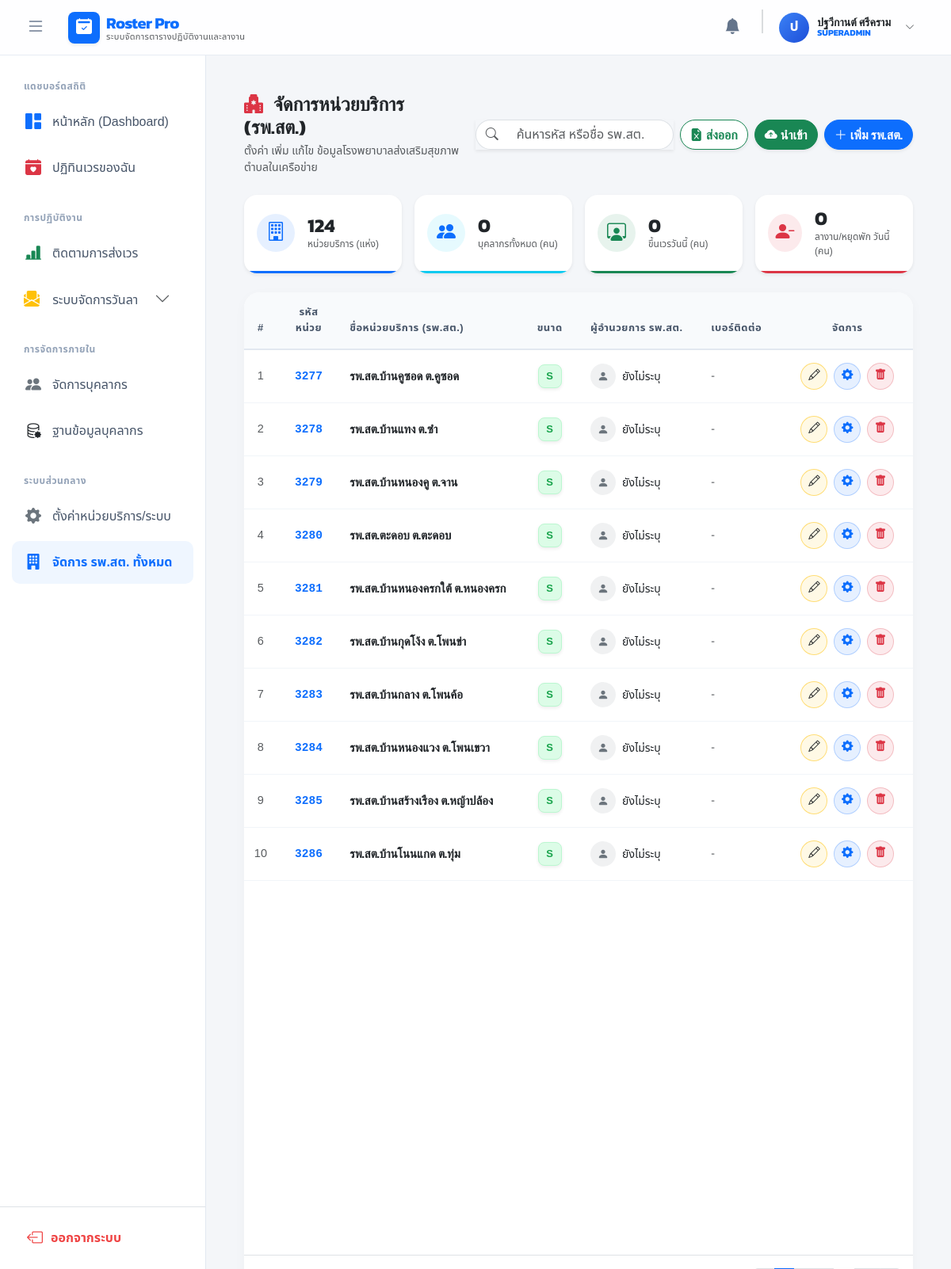
Page /index.php?c=hospitals (signed in) on the committed database.
### tables this page shows
CREATE TABLE `hospitals` (
  `id` int(11) NOT NULL,
  `hospital_code` varchar(10) NOT NULL,
  `name` varchar(255) NOT NULL,
  `is_active` tinyint(1) DEFAULT 1,
  `address` varchar(255) DEFAULT NULL,
  `sub_district` varchar(100) DEFAULT NULL,
  `district` varchar(100) DEFAULT NULL,
  `province` varchar(100) DEFAULT NULL,
  `zipcode` varchar(10) DEFAULT NULL,
  `latitude` varchar(50) DEFAULT NULL,
  `longitude` varchar(50) DEFAULT NULL,
  `hospital_size` enum('S','M','L','XL') DEFAULT 'S',
  `phone` varchar(50) DEFAULT NULL,
  `morning_shift` varchar(50) DEFAULT '08:30 - 16:30',
  `afternoon_shift` varchar(50) DEFAULT '16:30 - 00:30',
  `night_shift` varchar(50) DEFAULT '00:30 - 08:30',
  `created_at` datetime DEFAULT current_timestamp(),
  `email` varchar(100) DEFAULT NULL,
  `logo` varchar(255) DEFAULT NULL,
  `director_name` varchar(255) DEFAULT NULL,
  `shift_m_start` time DEFAULT '08:00:00',
  `shift_m_end` time DEFAULT '16:00:00',
  `shift_a_start` time DEFAULT '16:00:00',
  `shift_a_end` time DEFAULT '00:00:00',
  `shift_n_start` time DEFAULT '00:00:00',
  `shift_n_end` time DEFAULT '08:00:00',
  `deleted_at` datetime DEFAULT NULL COMMENT 'เวลาที่ถูกลบ (Soft Delete)'
);

### views/hospitals/index.php (the view, shortened to what the rows shown need)
<?php
$user_role = strtoupper($_SESSION['user']['role'] ?? '');
$isAdmin = in_array($user_role, ['ADMIN', 'SUPERADMIN']);
$isDirector = ($user_role === 'DIRECTOR');
$my_hospital_id = $_SESSION['user']['hospital_id'] ?? null;
$all_hospitals = $hospitals ?? [];
$filtered_hospitals = [];
foreach ($all_hospitals as $h) {
    $name = $h['name'] ?? '';
    if (mb_strpos($name, 'ส่วนกลาง') === false && $h['id'] != 0) {
        $filtered_hospitals[] = $h;
    }
}
$hospitals = $filtered_hospitals;
?>
<div class="container-fluid px-3 px-md-4 py-4 min-vh-100 d-flex flex-column">
    <div class="card card-modern flex-grow-1 overflow-hidden d-flex flex-column mb-4">
        <div class="card-body p-0 d-flex flex-column flex-grow-1">
            <div class="table-responsive flex-grow-1">
                <table class="table table-modern mb-0" id="hospitalsTable">
                    <thead class="sticky-top" style="z-index: 10;">
                        <tr>
                            <th class="text-center" style="width: 5%;">#</th>
                            <th class="text-center" style="width: 10%;">รหัสหน่วย</th>
                            <th style="width: 30%;">ชื่อหน่วยบริการ (รพ.สต.)</th>
                            <th class="text-center" style="width: 10%;">ขนาด</th>
                            <th style="width: 20%;">ผู้อำนวยการ รพ.สต.</th>
                            <th style="width: 15%;">เบอร์ติดต่อ</th>
                            <th class="text-center pe-4" style="width: 10%;">จัดการ</th>
                        </tr>
                    </thead>
                    <tbody id="hospitalTableBody">
                        <?php if (empty($hospitals)): ?>
                            <tr>
                                <td colspan="7" class="text-center py-5">
                                    <div class="bg-light rounded-circle d-inline-flex justify-content-center align-items-center mb-3" style="width: 80px; height: 80px;">
                                        <i class="bi bi-building-x fs-1 text-secondary opacity-50"></i>
                                    </div>
                                    <h6 class="fw-bold text-dark mb-1">ไม่พบข้อมูล รพ.สต.</h6>
                                    <p class="text-muted small mb-0">ยังไม่มีข้อมูลในระบบ หรือชื่อไม่ตรงกับเงื่อนไข</p>
                                </td>
                            </tr>
                        <?php else: ?>
                            <?php $no = 1; foreach ($hospitals as $h):
                                $size = strtoupper(trim($h['hospital_size'] ?? 'S'));
                                $size_class = 'size-unknown';
                                if ($size === 'S') $size_class = 'size-s';
                                elseif ($size === 'M') $size_class = 'size-m';
                                elseif ($size === 'L') $size_class = 'size-l';
                                elseif ($size === 'XL') $size_class = 'size-xl';
                                $canEdit = $isAdmin || ($isDirector && $h['id'] == $my_hospital_id);
                            ?>
                            <tr class="hospital-row <?= ($isDirector && $h['id'] == $my_hospital_id) ? 'table-warning' : '' ?>">
                                <td class="text-center text-muted fw-medium"><?= $no++ ?>
                                </td>
                                <td class="text-center font-monospace fw-bold text-primary hospital-code">
                                    <?= htmlspecialchars($h['hospital_code'] ?? '-') ?>
                                </td>
                                <td>
                                    <div class="fw-bold text-dark hospital-name" style="font-size: 15px;">
                                        <?= htmlspecialchars($h['name']) ?>
                                    </div>
                                </td>
                                <td class="text-center">
                                    <div class="size-badge <?= $size_class ?> shadow-sm mx-auto" title="ขนาด <?= $size ?>">
                                        <?= $size ?>
                                    </div>
                                </td>
                                <td>
                                    <div class="d-flex align-items-center">
                                        <div class="bg-secondary bg-opacity-10 text-secondary rounded-circle d-flex justify-content-center align-items-center me-2 fw-bold" style="width: 32px; height: 32px; font-size: 14px;">
                                            <i class="bi bi-person-fill"></i>
                                        </div>
                                        <div class="text-dark fw-medium" style="font-size: 14px;">
                                            <?= htmlspecialchars($h['director_name'] ?? 'ยังไม่ระบุ') ?>
                                        </div>
                                    </div>
                                </td>
                                <td>
                                    <?php if (!empty($h['phone'])): ?>
                                        <a href="tel:<?= htmlspecialchars($h['phone']) ?>" class="text-decoration-none text-dark fw-medium">
                                            <i class="bi bi-telephone-fill text-success me-1 opacity-75"></i> <?= htmlspecialchars($h['phone']) ?>
                                        </a>
                                    <?php else: ?>
                                        <span class="text-muted">-</span>
                                    <?php endif; ?>
                                </td>
                                <td class="text-center pe-4 text-nowrap">
                                    <?php if($canEdit): ?>
                                        <button type="button" class="btn-action bg-warning bg-opacity-10 text-dark border border-warning border-opacity-50 me-1" title="เปลี่ยนชื่อ/รหัส"
                                                onclick="openEditModal('<?= htmlspecialchars($h['id']) ?>', '<?= htmlspecialchars($h['hospital_code'] ?? '') ?>', '<?= htmlspecialchars($h['name'], ENT_QUOTES) ?>')">
                                            <i class="bi bi-pencil"></i>
                                        </button>
                                        <a href="index.php?c=settings&a=hospital&id=<?= urlencode($h['id']) ?>" class="btn-action bg-primary bg-opacity-10 text-primary border border-primary border-opacity-25 me-1" title="ตั้งค่าข้อมูลพื้นฐาน/พิกัดแผนที่">
                                            <i class="bi bi-gear-fill"></i>
                                        </a>
                                    <?php endif; ?>
                                    <?php if($isAdmin): ?>
                                        <a href="index.php?c=hospitals&a=delete&id=<?= urlencode($h['id']) ?>" class="btn-action bg-danger bg-opacity-10 text-danger border border-danger border-opacity-25" title="ลบ" onclick="return confirm('คำเตือน: ยืนยันการลบ <?= htmlspecialchars($h['name'], ENT_QUOTES) ?> ?\n\n(หากมีพนักงานสังกัดอยู่ จะไม่สามารถลบได้)');">
                                            <i class="bi bi-trash-fill"></i>
                                        </a>
                                    <?php elseif(!$canEdit): ?>
                                        <span class="text-muted small" title="คุณไม่มีสิทธิ์แก้ไขหน่วยบริการนี้"><i class="bi bi-lock-fill"></i></span>
                                    <?php endif; ?>
                                </td>
                            </tr>
                            <?php endforeach; ?>
                        <?php endif; ?>
                    </tbody>
                </table>
            </div>
        </div>
    </div>
</div>

### rows in the picture
hospitals: hospital_code "3277", name "รพ.สต.บ้านคูซอด ต.คูซอด", hospital_size "S", director_name "ยังไม่ระบุ"
hospitals: hospital_code "3278", name "รพ.สต.บ้านแทง ต.ซำ", hospital_size "S", director_name "ยังไม่ระบุ"
hospitals: hospital_code "3279", name "รพ.สต.บ้านหนองคู ต.จาน", hospital_size "S", director_name "ยังไม่ระบุ"
hospitals: hospital_code "3280", name "รพ.สต.ตะดอบ ต.ตะดอบ", hospital_size "S", director_name "ยังไม่ระบุ"
hospitals: hospital_code "3281", name "รพ.สต.บ้านหนองครกใต้ ต.หนองครก", hospital_size "S", director_name "ยังไม่ระบุ"
hospitals: hospital_code "3282", name "รพ.สต.บ้านกุดโง้ง ต.โพนข่า", hospital_size "S", director_name "ยังไม่ระบุ"
hospitals: hospital_code "3283", name "รพ.สต.บ้านกลาง ต.โพนค้อ", hospital_size "S", director_name "ยังไม่ระบุ"
hospitals: hospital_code "3284", name "รพ.สต.บ้านหนองแวง ต.โพนเขวา", hospital_size "S", director_name "ยังไม่ระบุ"
hospitals: hospital_code "3285", name "รพ.สต.บ้านสร้างเรือง ต.หญ้าปล้อง", hospital_size "S", director_name "ยังไม่ระบุ"
hospitals: hospital_code "3286", name "รพ.สต.บ้านโนนแกด ต.ทุ่ม", hospital_size "S", director_name "ยังไม่ระบุ"

### other values in the picture
$app_name "Roster Pro"
$app_subtitle "ระบบจัดการตารางปฏิบัติงานและลางาน"
mb_substr($_SESSION['user']['name'], 0, 1, 'UTF-8') "ป"
$_SESSION['user']['name'] "ปฐวีกานต์ ศรีคราม"
$_SESSION['user']['role'] "SUPERADMIN"
$total_hospitals "124"
$total_staff "0"
$on_duty_today "0"
$on_leave_today "0"
